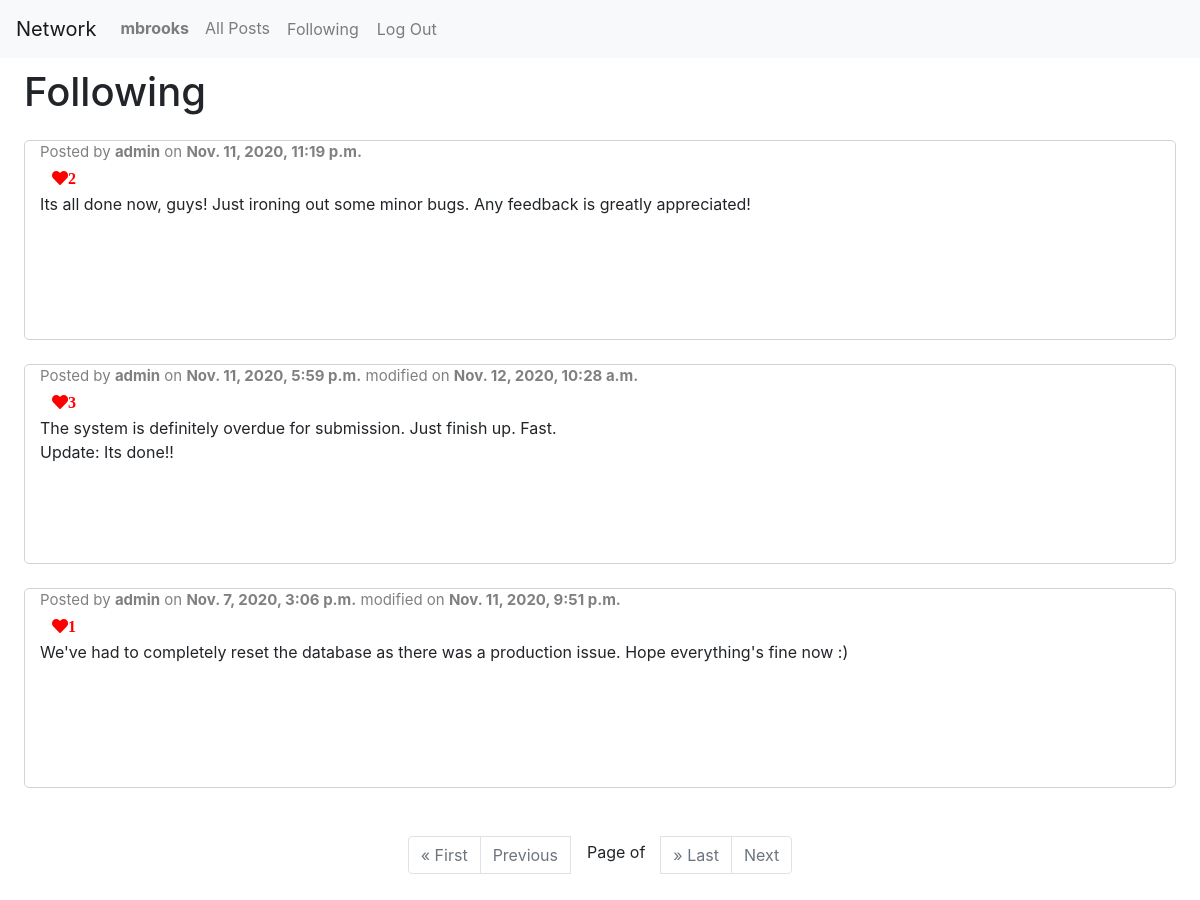
The app's page /following/ (signed in) with its own data.
### network/models.py (models this page shows)
class User(AbstractUser):
    pass

class Posts(models.Model):
    user = models.ForeignKey(User, on_delete=models.CASCADE)
    content = models.CharField(max_length=255)
    likes = models.IntegerField(default=0)
    timestamp = models.DateTimeField(default=datetime.now(), editable=False)
    modified = models.DateTimeField(default=None, null=True)
    class Meta:
        ordering = ['-timestamp']
        verbose_name_plural = 'Posts'

### network/views.py (the view)
# urls.py: path("following/", views.following, name="following"),
def following(request):
    if request.user.is_authenticated:
        followers = Following.objects.filter(follower=request.user)
        allPosts = Posts.objects.all()
        posts = []
        for post in allPosts:
            for person in followers:
                if post.user == person.following:
                    posts.append(post)
        return render(request, 'network/following.html', {
            'posts': posts
        })
    else:
        return HttpResponseRedirect(reverse('index'))

### network/templates/network/following.html (shortened to what this page needs)
{% extends "network/layout.html" %}
{% block body %}
    <h1>Following</h1>
    {% for post in posts %}
        <div class="container-fluid mt-4">
            <div class="row">
                <div class="col">
                    {% if post.modified %}
                        <p class="username">Posted by <a class="username" href="{% url 'profile' post.user.username %}"><strong>{{ post.user.username }}</strong></a> on <strong>{{ post.timestamp }}</strong> modified on <strong>{{ post.modified }}</strong></p>
                    {% else %}
                        <p class="username">Posted by <a class="username" href="{% url 'profile' post.user.username %}"><strong>{{ post.user.username }}</strong></a> on <strong>{{ post.timestamp }}</strong></p>
                    {% endif %}
                    <div class="links ">
                        {% if user.is_authenticated %}
                            <button data-id="{{ post.id }}" class="btn btn-default like-button shadow-none fa fa-heart" style="color: red;">{{ post.likes }}</button>
                        {% endif %}
                    </div>
                    <div class="post-body" style="white-space: pre-wrap;">{{ post.content }}</div>
                </div>
            </div>
        </div>
    {% empty %}
        <h2>Either you don't follow anyone or your follower(s) haven't posted anything.</h2>
    {% endfor %}
    {% if posts %}
        <ul class="pagination justify-content-center mt-5">
            {% if posts.has_previous %}
                <li class="page-item"><a class="page-link" href="?page=1">&laquo; First</a></li>
                <li class="page-item"><a class="page-link" href="?page={{ posts.previous_page_number }}">Previous</a></li>
            {% else %}
                <li class="page-item disabled"><a class="page-link" href="?page=1">&laquo; First</a></li>
                <li class="page-item disabled"><a class="page-link" href="?page=1">Previous</a></li>
            {% endif %}
            <span class="current mx-3 pt-1">
                Page {{ posts.number }} of {{ posts.paginator.num_pages }}
            </span>
            {% if posts.has_next %}
                <li class="page-item"><a class="page-link" href="?page={{ posts.paginator.num_pages }}">&raquo; Last</a></li>
                <li class="page-item"><a class="page-link" href="?page={{ posts.next_page_number }}">Next</a></li>
            {% else %}
                <li class="page-item disabled"><a class="page-link" href="?page={{ posts.paginator.num_pages }}">&raquo; Last</a></li>
                <li class="page-item disabled"><a class="page-link" href="?page={{ posts.paginator.num_pages }}">Next</a></li>
            {% endif %}
        </ul>
    {% endif %}
{% endblock body %}

### network/templates/network/layout.html (shortened to what this page needs)
{% load static %}
<!DOCTYPE html>
<html lang="en">
    <head>
        <link rel="stylesheet" href="https://stackpath.bootstrapcdn.com/bootstrap/4.4.1/css/bootstrap.min.css">
        <link rel="stylesheet" href="https://use.fontawesome.com/releases/v5.14.0/css/all.css">
        <link href="{% static 'network/main.css' %}" rel="stylesheet">
    </head>
    <body>
        <nav class="navbar navbar-expand-lg navbar-light bg-light">
            <a class="navbar-brand" href="{% url 'index' %}">Network</a>
            <div>
                <ul class="navbar-nav mr-auto">
                    {% if user.is_authenticated %}
                        <li class="nav-item"><a class="nav-link" href="{% url 'profile' user.username %}"><strong>{{ user.username }}</strong></a></li>
                    {% endif %}
                    <li class="nav-item"><a class="nav-link" href="{% url 'index' %}">All Posts</a></li>
                    {% if user.is_authenticated %}
                        <li class="nav-item"><a class="nav-link btn btn-default" href="{% url 'following' %}">Following</a></li>
                        <li class="nav-item"><a class="nav-link btn btn-default" href="{% url 'logout' %}">Log Out</a></li>
                    {% else %}
                        <li class="nav-item"><a class="nav-link btn btn-default" href="{% url 'login' %}">Log In</a></li>
                        <li class="nav-item"><a class="nav-link btn btn-default" href="{% url 'register' %}">Register</a></li>
                    {% endif %}
                </ul>
            </div>
        </nav>
        <div class="body px-4">
            {% block body %}
            {% endblock %}
        </div>
    </body>
</html>

### network/static/network/main.css (style rules this page uses)
.body { padding: 10px; }
.username { top: 0; left: 0; color: gray; font-size: 15px; margin-bottom: 0; }
.row { height: 200px; border: 1px solid lightgray; border-radius: 5px; }
.like-button { outline: none !important; border: none !important; }

### records on screen
User: username "mbrooks"
Posts: user.username "admin", timestamp "Nov. 11, 2020, 11:19 p.m.", likes "2", content "Its all done now, guys! Just ironing out some minor bugs. Any feedback is greatly appreciated!"
Posts: user.username "admin", timestamp "Nov. 11, 2020, 5:59 p.m.", modified "Nov. 12, 2020, 10:28 a.m.", likes "3", content "The system is definitely overdue for submission. Just finish up. Fast. Update: Its done!!"
Posts: user.username "admin", timestamp "Nov. 7, 2020, 3:06 p.m.", modified "Nov. 11, 2020, 9:51 p.m.", likes "1", content "We've had to completely reset the database as there was a production issue. Hope everything's fine now :)"
